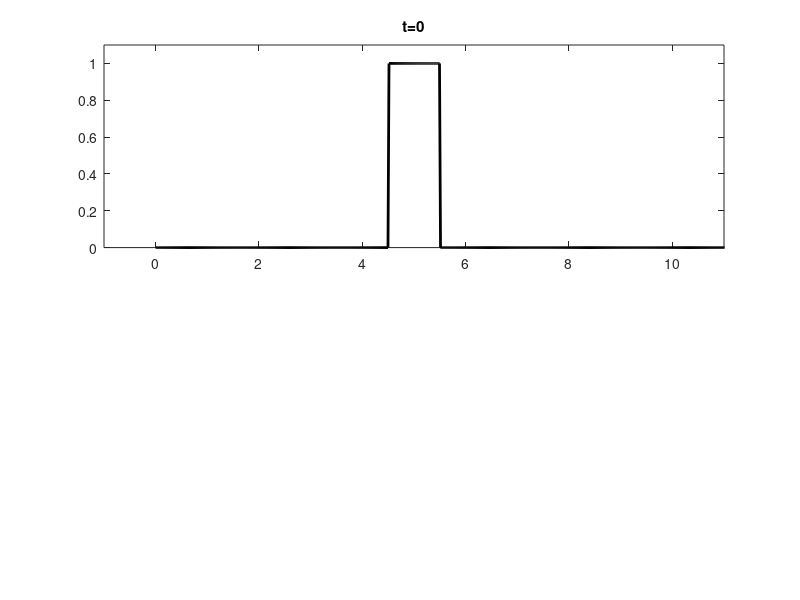

The MATLAB script that drew this image: (Note: this script raises an error after producing the figure.)
% Set up the computational space
% maximum population size
xmax = 10;
% plot window
ymin = 0;
ymax = 2;
% number of computational points
N = 2^10;
% create the discretization for the population density x
x = linspace(0,2*xmax,N);
%Number of generations
T = 1000;
% right
rightv = find(x>xmax);
rightp = min(rightv-1);

% Growth parameters
y = x;
Kg = zeros(N,N);
growth = zeros(N,N);
phat = zeros(1,N);
% Growth rate
R = 5;
% Carrying capacity
K = 1;
% Growth function
% Beverton-Holt
% g = R*y./(1+(R-1)/K*y);
xmin = 0;
% Ricker
% g = y.*exp(R*(1-y/K));
% xmin = 0;
% Sigmoid Beverton-Holt
delta = 7;
g = R*y.^(delta)./(1+(K^(delta-1)*R-1)/K^delta*y.^(delta));
% g = R*y.^2./(1+(R-1)*y.^2);
% xmin = 1/(2*(R*K-1)/K^2)*(R-sqrt(R^2-4*(R*K-1)/K^2))
% minimum population size
%fun = @(t) t-R*t^(delta)./(1+(K^(delta-1)*R-1)/K^delta*t^(delta)); % function
%x0 = [0.1 K-0.1]; % initial interval
% xminA = fzero(fun,x0)
% left
% leftv = find(x<xmin);
% leftp = max(leftv+1);
xK = find(x<K);
xKpoint = max(xK+1);
% simpsons(g(1:xKpoint)-x(1:xKpoint),0,K);
% standard deviation in the growth
sigma_g = 0.1;

% Dispersal parameters
z = x;
% slope of dispersal function
alpha = 0.5;
gamma = 0.1;
lambda = 0.1;
% standard deviation in dispersal
sigma_d = 0.1;
% Function that determines the dispersal
s = alpha*z;
Kd = zeros(N,N);
dispersal = zeros(N,N);

% Initial condition
p = zeros( 1, N);
temp    = find(4.5<=x & x<=5.5);
p(temp) = ones(size(p(temp)));
% temp = find(xmin <=x & x <= xmax);
% p(temp) = 1/(xmax-xmin)*ones(size(p(temp)));

% Growth phase
tic;
P = zeros(T+1,N);
P(1,1:N) = p;
subplot(2,1,1)
plot(x,P(1,1:N),'k','Linewidth',2);
axis([xmin-1 xmax+1 ymin max(P(1,1:N))+0.1]);
title('t=0');
% pause(1);
for j=1:T
    for i=1:N
        Kg(i,1:N) = exp(-(x(i)-g).^2/(2*sigma_g^2))/sqrt(2*pi*sigma_g^2);
        % Kg(i,1:N)=Kg(i,1:N)/simpsons(Kg(i,1:N),xmin,xmax);
        growth(i,1:N) = Kg(i,1:N).*p;
        phat(i) = simpsons(growth(i,1:N),0,2*xmax);
        if phat(i) < 0
            phat(i)=0;
        end
    end
    % Compute the expected dispersal at density z
    Ez = simpsons(s.*phat,0,2*xmax);
    % xEz = find(x<Ez);
    % xEzpoint = max(xEz+1);
    % Dispersal phase
    % d = y+Ez;
    % d = phat;
    d = max(y,Ez);
    % d = Ez*(K+exp(-(y-Ez)/gamma)./(gamma*(1+exp(-(y-Ez)/gamma)).^2)); 
    fract = simpsons(phat,0,2*xmax);
    if fract > 1
        phat = phat/fract;
    end
    fract = simpsons(phat,0,2*xmax);
    for i=1:N
        % Gaussian dispersal
        Kd(i,1:N) = exp(-(x(i)-d).^2/(2*sigma_d^2))/sqrt(2*pi*sigma_d^2);
        dispersal(i,1:N) = Kd(i,1:N).*phat;
        
        % Uniform dispersal with mean Ez
%         if x(i) < 2*Ez
%             dispersal(i,1:N) = 1/(2*Ez)*phat;
%         else
%             dispersal(i,1:N) = 0;
%         end
        
        % Laplce recolonization
        p(i) = simpsons(dispersal(i,1:N),0,2*xmax)...
            + (1-fract)*simpsons(1/(2*lambda)*exp(-(abs(x(i)-y))/lambda).*phat,0,2*xmax);
        
        % No recolonization
        % p(i) = simpsons(dispersal(i,1:N),0,2*xmax);
        % Uniform recolonization
%         if x(i) < K
%             p(i) = simpsons(dispersal(i,1:N),0,2*xmax) + (1-fract)*simpsons(1/(K)*phat,0,2*xmax);
%         else
%             p(i) = simpsons(dispersal(i,1:N),0,2*xmax);
%         end
        
        if p(i) < 0.0001
            p(i)=0;
        end
        %o(i) = simpsons(dispersal(i,1:N),0,2*xmax);
        %oo(i) = simpsons(1/(2*lambda)*exp(-(abs(x(i)-y))/lambda).*phat,0,2*xmax);
    end
    total = simpsons(p,0,2*xmax);
    if total>1
        p = p/total;
    end
    P(j+1,1:N) = p;
    % Plot the probability for each generation
    subplot(2,1,2)
    plot(x,P(j+1,1:N),'k','Linewidth',2);
    axis([-0.5 xmax ymin max(P(j+1,1:N))+0.1]);
    title(['t = ',num2str(j)]);
    xlabel('population density ($x$)');
    ylabel('metapopulation density ($p_t(x)$)');
    % pause(1);
    drawnow;
    %simpsons(P(j+1,1:N),0,2*xmax)
    simpsons(p,0,2*xmax)
end
% plot(x,P(T+1,1:N));
% axis([xmin-1 xmax+1 ymin ymax]);
% trapz(x,P(T+1,1:N))
toc;
